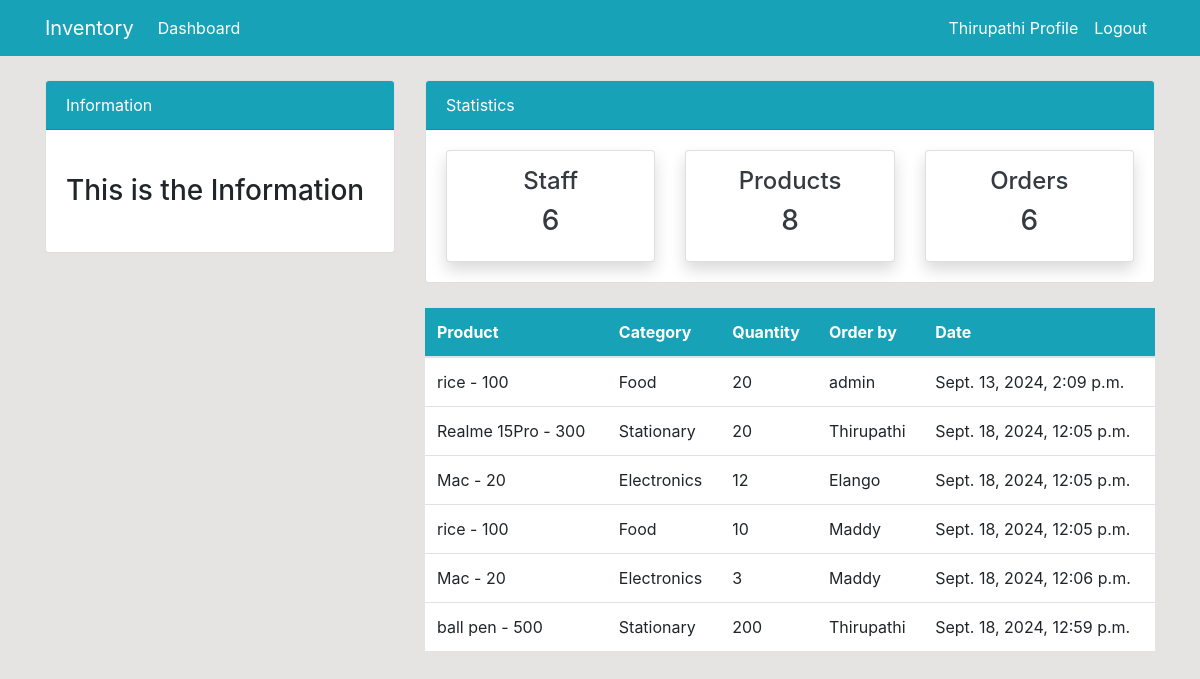
/order/ (signed in), run on the app's committed database.
### inventory/models.py (models this page shows, shortened)
class Order(models.Model):
    product = models.ForeignKey(Product, on_delete=models.CASCADE,null=True)
    staff = models.ForeignKey(User,models.CASCADE,null= True)
    order_quantity = models.PositiveIntegerField(null= True)
    date = models.DateTimeField(auto_now_add=True)
    class Meta:
        verbose_name_plural = 'Order'

class Product(models.Model):
    name = models.CharField(max_length=100, null=True)
    category = models.CharField(max_length=20, choices= CATEGORY,null=True)
    quantity = models.PositiveIntegerField(null=True)
    class Meta:
        verbose_name_plural = 'Product'
    def __str__(self):
        return f'{self.name} - {self.quantity}'

### inventory/views.py (the view)
# urls.py: path('order/',views.order,name='inventory-order'),
@login_required
def order(request):
    orders = Order.objects.all()
    orders_count= orders.count()
    products_count = Product.objects.all().count()
    workers_count = User.objects.all().count()
    context={
        'orders' :orders,
        'workers_count' : workers_count,
        'products_count':products_count,
        'orders_count':orders_count,
    }
    return render(request, 'inventory/order.html',context)

### templates/inventory/order.html (shortened to what this page needs)
{% extends "partials/base.html" %}
{% block content %}
{% include 'partials/topnav.html' %}
<div class="container">
    <div class="row my-4">
        <div class="col-md-4">
        </div>
        <div class="col-md-8">
            <table class="table bg-white">
                <thead class="bg-info">
                    <tr class="text-white">
                        <th scope="col">Product</th>
                        <th scope="col">Category</th>
                        <th scope="col">Quantity</th>
                        <th scope="col">Order by</th>
                        <th scope="col">Date</th>
                    </tr>
                </thead>
                <tbody>
                    {% for orders in orders %}
                    <tr>
                        <td>{{orders.product}}</td>
                        <td>{{orders.product.category}}</td>
                        <td>{{orders.order_quantity}}</td>
                        <td>
                            {{orders.staff.username}}
                        </td>
                        <td>{{orders.date}}</td>
                    </tr>
                    {% endfor %}
                </tbody>
            </table>
        </div>
    </div>
</div>
{% endblock content %}

### templates/partials/nav.html (shortened to what this page needs)
<nav class="navbar navbar-expand-lg navbar-info bg-info">
    <div class="container">
        {% if user.is_authenticated %}
            <a class="navbar-brand text-white" href="{% url 'inventory-index' %}">Inventory</a>
            <div class="collapse navbar-collapse" id="navbarSupportedContent">
                <ul class="navbar-nav mr-auto">
                    <li class="nav-item active">
                        <a class="nav-link text-white" href="{% url 'inventory-index' %}">Dashboard </a>
                    </li>
                </ul>
                <ul class="navbar-nav ml-auto">
                    <li class="nav-item active">
                        <a class="nav-link text-white" href={% url "user-profile" %}>{{user.username}} Profile
                    </li>
                    <li class="nav-item">
                        <a class="nav-link text-white" href="{% url 'user-logout' %}">Logout</a>
                    </li>
                </ul>
            {% endif %}
        </div>
    </div>
</nav>

### static/style.css (style rules this page uses)
body { background: rgb(230, 227, 227); }

### data on the page
Order: product "rice - 100", product.category "Food", order_quantity "20", staff.username "admin", date "Sept. 13, 2024, 2:09 p.m."
Order: product "Realme 15Pro - 300", product.category "Stationary", order_quantity "20", staff.username "Thirupathi", date "Sept. 18, 2024, 12:05 p.m."
Order: product "Mac - 20", product.category "Electronics", order_quantity "12", staff.username "Elango", date "Sept. 18, 2024, 12:05 p.m."
Order: product "rice - 100", product.category "Food", order_quantity "10", staff.username "Maddy", date "Sept. 18, 2024, 12:05 p.m."
Order: product "Mac - 20", product.category "Electronics", order_quantity "3", staff.username "Maddy", date "Sept. 18, 2024, 12:06 p.m."
Order: product "ball pen - 500", product.category "Stationary", order_quantity "200", staff.username "Thirupathi", date "Sept. 18, 2024, 12:59 p.m."

### other printed values
{{ user.username }} "Thirupathi"
{{ workers_count }} "6"
{{ products_count }} "8"
{{ orders_count }} "6"
